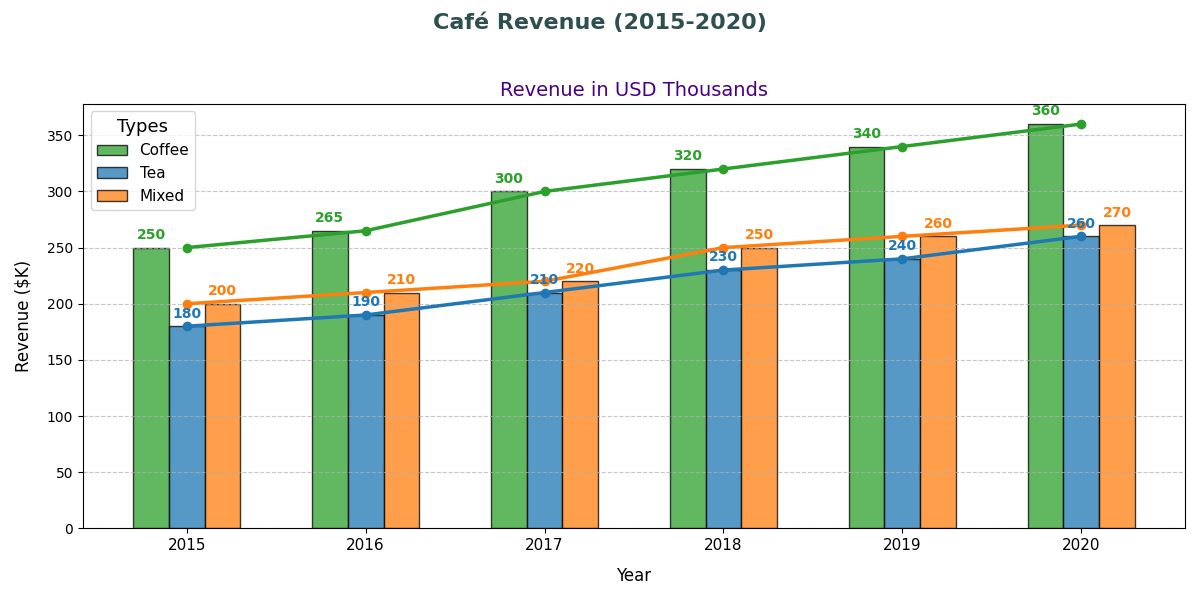

Write Python code to recreate this figure.
import matplotlib.pyplot as plt
import numpy as np

cafes = ['Coffee', 'Tea', 'Mixed']

revenue_2015 = [250, 180, 200]
revenue_2016 = [265, 190, 210]
revenue_2017 = [300, 210, 220]
revenue_2018 = [320, 230, 250]
revenue_2019 = [340, 240, 260]
revenue_2020 = [360, 260, 270]

years = [2015, 2016, 2017, 2018, 2019, 2020]
revenue = np.array([revenue_2015, revenue_2016, revenue_2017, revenue_2018, revenue_2019, revenue_2020])

colors = ['#2ca02c', '#1f77b4', '#ff7f0e']

fig, ax1 = plt.subplots(figsize=(12, 6))

fig.suptitle('Café Revenue (2015-2020)', fontsize=16, fontweight='bold', color='darkslategray')
ax1.set_title('Revenue in USD Thousands', fontsize=14, color='indigo')
ax1.set_xlabel('Year', fontsize=12, labelpad=10)
ax1.set_ylabel('Revenue ($K)', fontsize=12, labelpad=10)

width = 0.2
x = np.arange(len(years))

for i, cafe in enumerate(cafes):
    ax1.bar(x - width + i*width, revenue[:, i], width, label=cafe, color=colors[i], alpha=0.75, edgecolor='black')

for i, cafe in enumerate(cafes):
    ax1.plot(x, revenue[:, i], marker='o', linestyle='-', color=colors[i], linewidth=2.5)
    for j in range(len(years)):
        ax1.text(x[j] + (i-1)*width, revenue[j, i] + 5, str(revenue[j, i]), ha='center', va='bottom', fontsize=10, fontweight='bold', color=colors[i])

ax1.set_xticks(x)
ax1.set_xticklabels(years, fontsize=11)
ax1.legend(loc='upper left', fontsize=11, title='Types', title_fontsize='13')

ax1.grid(axis='y', linestyle='--', alpha=0.7)

plt.tight_layout(rect=[0, 0, 1, 0.95])

plt.show()
